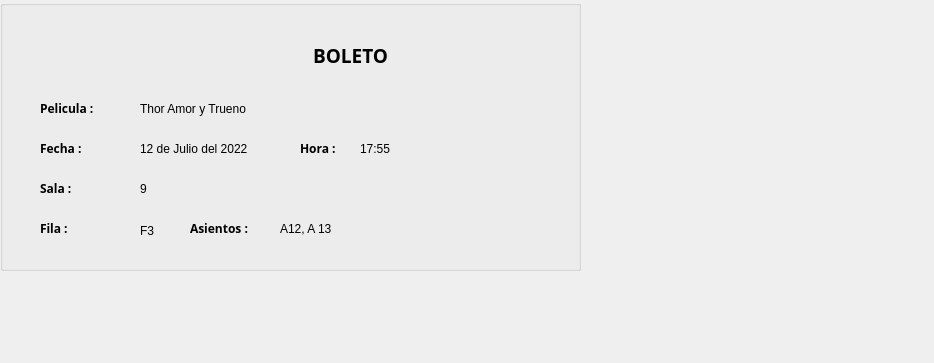
<?xml version="1.0" encoding="UTF-8"?>
<ui version="4.0">
 <class>Form</class>
 <widget class="QWidget" name="Form">
  <property name="geometry">
   <rect>
    <x>0</x>
    <y>0</y>
    <width>934</width>
    <height>363</height>
   </rect>
  </property>
  <property name="windowTitle">
   <string>Form</string>
  </property>
  <widget class="QGroupBox" name="groupBox">
   <property name="geometry">
    <rect>
     <x>0</x>
     <y>0</y>
     <width>581</width>
     <height>271</height>
    </rect>
   </property>
   <property name="title">
    <string/>
   </property>
   <widget class="QLabel" name="label">
    <property name="geometry">
     <rect>
      <x>270</x>
      <y>30</y>
      <width>161</width>
      <height>51</height>
     </rect>
    </property>
    <property name="font">
     <font>
      <family>Ubuntu Condensed</family>
      <pointsize>14</pointsize>
      <bold>true</bold>
     </font>
    </property>
    <property name="text">
     <string>BOLETO</string>
    </property>
    <property name="alignment">
     <set>Qt::AlignCenter</set>
    </property>
   </widget>
   <widget class="QLabel" name="label_2">
    <property name="geometry">
     <rect>
      <x>40</x>
      <y>100</y>
      <width>67</width>
      <height>17</height>
     </rect>
    </property>
    <property name="font">
     <font>
      <family>Ubuntu Condensed</family>
      <bold>true</bold>
     </font>
    </property>
    <property name="text">
     <string>Pelicula :</string>
    </property>
   </widget>
   <widget class="QLabel" name="label_3">
    <property name="geometry">
     <rect>
      <x>300</x>
      <y>140</y>
      <width>67</width>
      <height>17</height>
     </rect>
    </property>
    <property name="font">
     <font>
      <family>Ubuntu Condensed</family>
      <bold>true</bold>
     </font>
    </property>
    <property name="text">
     <string>Hora :</string>
    </property>
   </widget>
   <widget class="QLabel" name="label_5">
    <property name="geometry">
     <rect>
      <x>140</x>
      <y>140</y>
      <width>151</width>
      <height>17</height>
     </rect>
    </property>
    <property name="text">
     <string>12 de Julio del 2022</string>
    </property>
   </widget>
   <widget class="QLabel" name="label_4">
    <property name="geometry">
     <rect>
      <x>140</x>
      <y>100</y>
      <width>301</width>
      <height>17</height>
     </rect>
    </property>
    <property name="text">
     <string>Thor Amor y Trueno</string>
    </property>
   </widget>
   <widget class="QLabel" name="label_6">
    <property name="geometry">
     <rect>
      <x>40</x>
      <y>180</y>
      <width>67</width>
      <height>17</height>
     </rect>
    </property>
    <property name="font">
     <font>
      <family>Ubuntu Condensed</family>
      <bold>true</bold>
     </font>
    </property>
    <property name="text">
     <string>Sala :</string>
    </property>
   </widget>
   <widget class="QLabel" name="label_7">
    <property name="geometry">
     <rect>
      <x>140</x>
      <y>180</y>
      <width>111</width>
      <height>17</height>
     </rect>
    </property>
    <property name="text">
     <string>9</string>
    </property>
   </widget>
   <widget class="QLabel" name="label_8">
    <property name="geometry">
     <rect>
      <x>190</x>
      <y>220</y>
      <width>67</width>
      <height>17</height>
     </rect>
    </property>
    <property name="font">
     <font>
      <family>Ubuntu Condensed</family>
      <bold>true</bold>
     </font>
    </property>
    <property name="text">
     <string>Asientos :</string>
    </property>
   </widget>
   <widget class="QLabel" name="label_9">
    <property name="geometry">
     <rect>
      <x>140</x>
      <y>220</y>
      <width>51</width>
      <height>21</height>
     </rect>
    </property>
    <property name="text">
     <string>F3</string>
    </property>
   </widget>
   <widget class="QLabel" name="label_10">
    <property name="geometry">
     <rect>
      <x>40</x>
      <y>140</y>
      <width>67</width>
      <height>17</height>
     </rect>
    </property>
    <property name="font">
     <font>
      <family>Ubuntu Condensed</family>
      <bold>true</bold>
     </font>
    </property>
    <property name="text">
     <string>Fecha :</string>
    </property>
   </widget>
   <widget class="QLabel" name="label_11">
    <property name="geometry">
     <rect>
      <x>360</x>
      <y>140</y>
      <width>67</width>
      <height>17</height>
     </rect>
    </property>
    <property name="text">
     <string>17:55</string>
    </property>
   </widget>
   <widget class="QLabel" name="label_12">
    <property name="geometry">
     <rect>
      <x>40</x>
      <y>220</y>
      <width>67</width>
      <height>17</height>
     </rect>
    </property>
    <property name="font">
     <font>
      <family>Ubuntu Condensed</family>
      <bold>true</bold>
     </font>
    </property>
    <property name="text">
     <string>Fila :</string>
    </property>
   </widget>
   <widget class="QLabel" name="label_13">
    <property name="geometry">
     <rect>
      <x>280</x>
      <y>220</y>
      <width>67</width>
      <height>17</height>
     </rect>
    </property>
    <property name="text">
     <string>A12, A 13</string>
    </property>
   </widget>
   <widget class="QLabel" name="label_14">
    <property name="geometry">
     <rect>
      <x>40</x>
      <y>270</y>
      <width>67</width>
      <height>17</height>
     </rect>
    </property>
    <property name="font">
     <font>
      <family>Ubuntu Condensed</family>
      <pointsize>13</pointsize>
      <bold>true</bold>
     </font>
    </property>
    <property name="text">
     <string>TOTAL :</string>
    </property>
   </widget>
   <widget class="QLabel" name="label_15">
    <property name="geometry">
     <rect>
      <x>130</x>
      <y>270</y>
      <width>67</width>
      <height>17</height>
     </rect>
    </property>
    <property name="text">
     <string>24 $</string>
    </property>
   </widget>
  </widget>
 </widget>
 <resources/>
 <connections/>
</ui>
